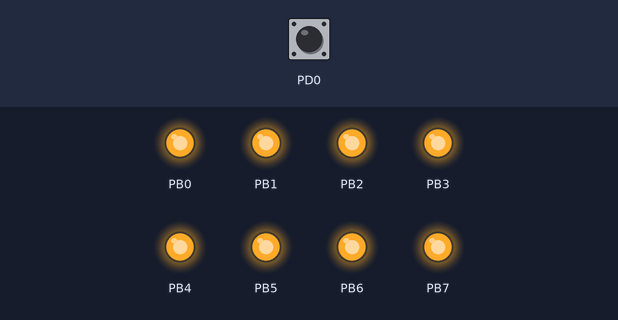
The program below on a simulated ATmega168, built with avr-gcc and emulated at 1 MHz. On the bench: output pins drawn as LEDs (lit = HIGH). Dashed ring = blinking. Inputs (shaded band) come from the test bench; at power-on: PD0 HIGH.

Above: at 1.2 s.
1.3 s: PD0 pulled LOW for 3.2 s
At 2.2 s:
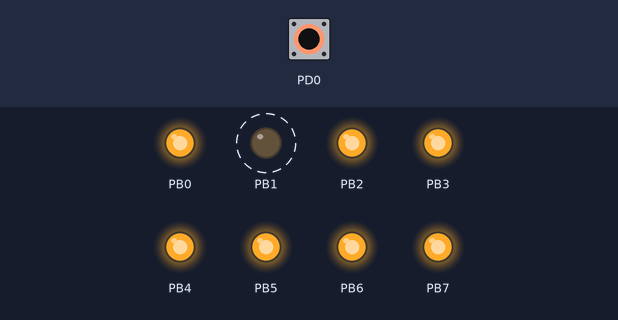
6.0 s: PD0 pulled LOW for 0.15 s
At 6.9 s:
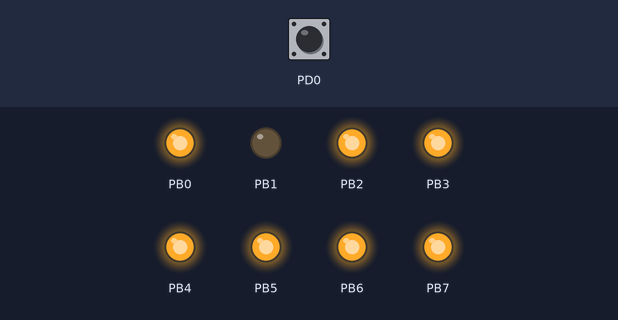
Timing chart, 0 to 9.0 s (numbered marks = the images above; inputs shaded):
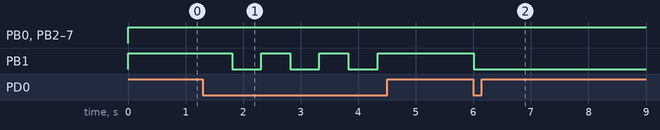

The program:

main.cpp
```cpp
/* Koden baserer seg på:
   "AVR Microcontroller. Toggle LED’s Using a Push Button Switch. Push Button Debouncing." av  malcomoffice
   fra https://www.instructables.com/AVR-Microcontroller-Toggle-LEDs-Using-a-Push-Butto/
*/

#define F_CPU 1000000UL // 1MHz

#include <avr/io.h>
#include <util/delay.h>
#define DEBOUNCE_TIME 5 // millisekunder
#define LOCK_INPUT_TIME 300


void initialize_ports()
{
	DDRB=0xFFu; // Alle pins på PORTB settes som output
	DDRD &= ~(1<<PD0); // Pin0 PORTD settes som input
	PORTD = (1 << PD0);
	PORTB = 0xFF; // Alle pins på PORT B settes høy
}

bool state_of_button()
{
	if (!(PIND & (1<<PD0)))
	{
		 _delay_ms(DEBOUNCE_TIME);
		 if (!(PIND & (1<<PD0)))
			return true;
	}
	return false;
 }


int main(void)
{
	bool On = true; // Skrudd på
	initialize_ports();

	while(true){
		if (state_of_button()) // Hvis den trykkes inn, vil LED-tilstanden holdes
		{
			if(!On)
			{
				PORTB &= ~(1 << PB1);
				On = true;
				_delay_ms(500);
			}
			else if(On)
			{
				PORTB |= (1<<PB1);
				On = false;
				_delay_ms(500);
			}
		}
	}
}
```

Measured:
- after the input at 1.3 s, PB1: alternates HIGH for 0.51 s and LOW for 0.51 s, 6 changes in all, then stays HIGH, starting after 0.51 s
- after the input at 6.0 s, PB1: HIGH → LOW at once
